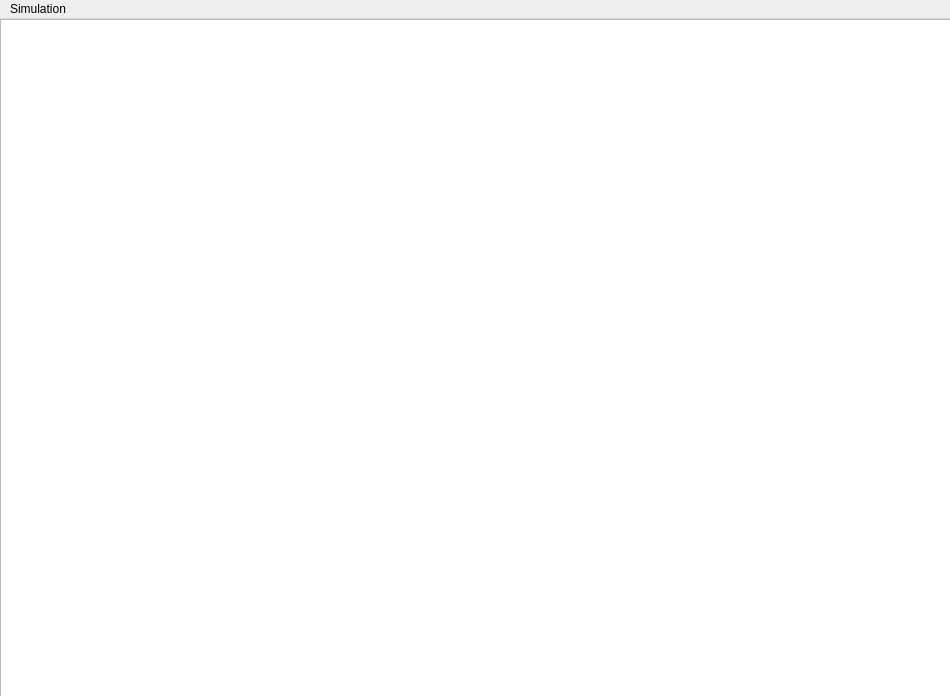
<?xml version="1.0" encoding="UTF-8"?>
<ui version="4.0">
 <class>Metro</class>
 <widget class="QMainWindow" name="Metro">
  <property name="geometry">
   <rect>
    <x>0</x>
    <y>0</y>
    <width>950</width>
    <height>696</height>
   </rect>
  </property>
  <property name="windowTitle">
   <string>Metro</string>
  </property>
  <widget class="QWidget" name="centralWidget">
   <widget class="QGraphicsView" name="graphicsView">
    <property name="geometry">
     <rect>
      <x>0</x>
      <y>0</y>
      <width>951</width>
      <height>681</height>
     </rect>
    </property>
   </widget>
  </widget>
  <widget class="QMenuBar" name="menuBar">
   <property name="geometry">
    <rect>
     <x>0</x>
     <y>0</y>
     <width>950</width>
     <height>21</height>
    </rect>
   </property>
   <widget class="QMenu" name="menuSimulation">
    <property name="title">
     <string>Simulation</string>
    </property>
    <addaction name="actionStart"/>
    <addaction name="actionStop"/>
   </widget>
   <addaction name="menuSimulation"/>
  </widget>
  <action name="actionStart">
   <property name="text">
    <string>start</string>
   </property>
   <property name="shortcut">
    <string>F1</string>
   </property>
  </action>
  <action name="actionStop">
   <property name="text">
    <string>stop</string>
   </property>
   <property name="shortcut">
    <string>F2</string>
   </property>
  </action>
 </widget>
 <layoutdefault spacing="6" margin="11"/>
 <resources/>
 <connections/>
</ui>
